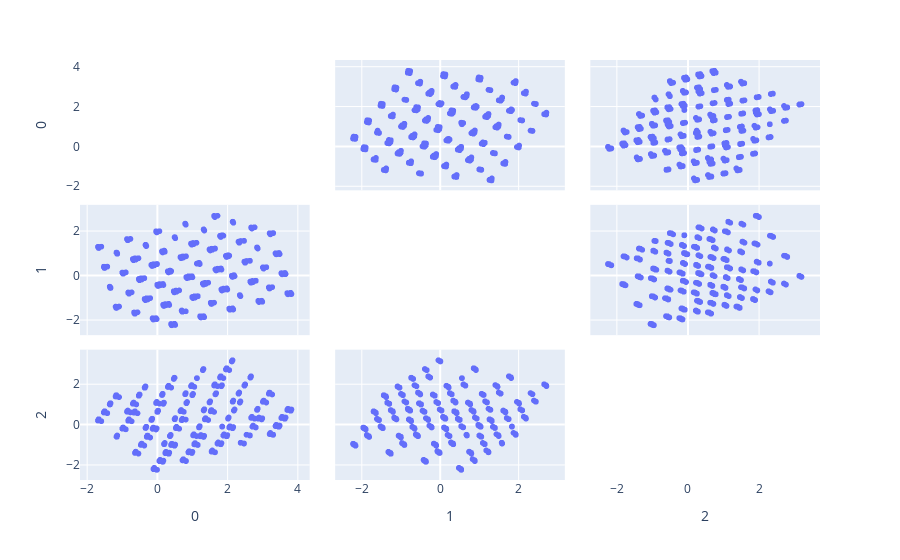

Source (notebook cell):
### Code cell
import plotly.express as px

fig = px.scatter_matrix(
    olist_projected,
    labels=olist_projected.columns,
    dimensions=range(n_pca),
    # color=olist_light['review_score']
)
fig.update_traces(diagonal_visible=False)
fig.show()

### Figure 1 — Plotly figure (JSON) as saved in the notebook; plotly's stock layout.template omitted (floating-point values rounded to 4 significant figures; data arrays with more than 128 entries replaced by an {"elided": "..."} marker saying what was removed)
{"data": [{"diagonal": {"visible": false}, "dimensions": [{"axis": {"matches": true}, "label": "0", "values": {"elided": "5000 float values"}}, {"axis": {"matches": true}, "label": "1", "values": {"elided": "5000 float values"}}, {"axis": {"matches": true}, "label": "2", "values": {"elided": "5000 float values"}}], "hovertemplate": "%{xaxis.title.text}=%{x}<br>%{yaxis.title.text}=%{y}<extra></extra>", "legendgroup": "", "marker": {"color": "#636efa", "symbol": "circle"}, "name": "", "showlegend": false, "type": "splom"}], "layout": {"dragmode": "select", "legend": {"tracegroupgap": 0}, "margin": {"t": 60}}}
